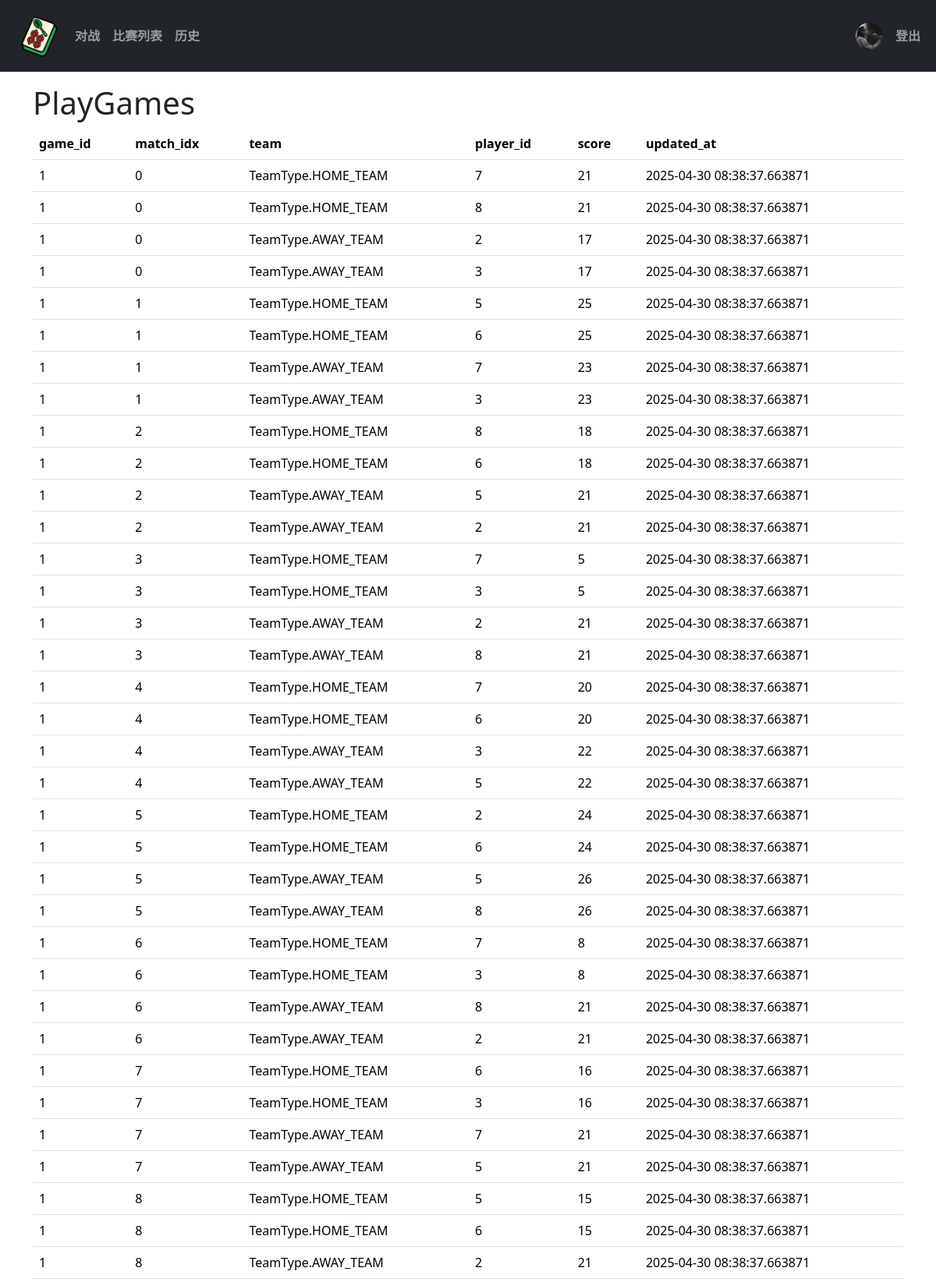
The page /database-check (signed in, upper part) on the database its author committed.
### app/models.py (models this page shows, shortened)
class Users(UserMixin, db.Model):
    id = db.Column(db.Integer, unique=True, primary_key=True)
    username = db.Column(db.String(80),  nullable=False)
    gender = db.Column(db.Enum(Gender), nullable=False)
    password = db.Column(db.String(256), nullable=False)
    avatar = db.Column(db.String(120))  # 存储头像文件名
    def __repr__(self):
        return "<User id-{} name:{} gender:{} avatar:{}>".format(self.id, self.username, self.gender, self.avatar)

class PlayGames(db.Model):
    __table_args__ = (
        db.Index('idx_game_player', 'game_id', 'player_id'),
        db.Index('idx_game_match_team', 'game_id', 'match_idx', 'team'),
    )
    id = db.Column(db.Integer, primary_key=True, autoincrement=True)
    game_id = db.Column(db.Integer, db.ForeignKey('games.id'), nullable=False)
    player_id = db.Column(db.Integer, db.ForeignKey('users.id'), nullable=False)
    match_idx = db.Column(db.Integer, nullable=False)
    match_type = db.Column(db.Enum(MatchType), nullable=False)
    team = db.Column(db.Enum(TeamType), nullable=False)
    score = db.Column(db.Integer,nullable=True,)
    net_score = db.Column(db.Integer,nullable=True,)
    result = db.Column(db.Enum(MatchResultType),nullable=True,)
    updated_at = db.Column(db.DateTime(timezone=True), nullable=False, default=lambda:datetime.now(timezone.utc), onupdate=lambda:datetime.now(timezone.utc))

### app/route.py (the view)
@app.route('/database-check')
def database_check():
    gs = Games.query.all()
    pgs = PlayGames.query.all()
    users = Users.query.all()
    return render_template("database-check.html", playgames = list(pgs), games = list(gs),users=list(users))

### app/models.py (called while the page is built)
@login.user_loader
def load_user(user_id):
    return Users.query.filter_by(id=user_id).first()

### app/templates/database-check.html (shortened to what this page needs)
{% extends "base.html" %}
{% block app_content %}
<h1>PlayGames</h1>
<table class="table">
  <thead>
    <tr>
      <th scope="col">game_id</th>
      <th scope="col">match_idx</th>
      <th scope="col">team</th>
      <th scope="col">player_id</th>
      <th scope="col">score</th>
      <th scope="col">updated_at</th>
    </tr>
  </thead>
  <tbody>
    {% for item in playgames%}
      <tr>
        <td>{{item.game_id}}</td>
        <td>{{item.match_idx}}</td>
        <td>{{item.team}}</td>
        <td>{{item.player_id}}</td>
        <td>{{item.score}}</td>
        <td>{{item.updated_at}}</td>
      </tr>
    {% endfor %}
  </tbody>
</table>
{% endblock %}

### app/templates/navbar.html (shortened to what this page needs)
<nav class="navbar navbar-expand-sm navbar-dark bg-dark">
  <div class="container-fluid">
    <div class="d-flex justify-content-between w-100">
      <div class="d-flex align-items-center">
        <ul class="navbar-nav flex-row align-items-center">
          <li class="nav-item">
            <a class="nav-link" href="{{url_for('hello_world')}}">
              <img src="{{ url_for('static', filename='images/111.png') }}" alt="" width="60" height="60">
            </a>
          </li>
          <li class="nav-item">
            <a class="nav-link fw-bold" href="{{url_for('gamemenu')}}">对战</a>
          </li>
          <li class="nav-item">
            <a class="nav-link fw-bold" href="{{url_for('gamelist')}}">比赛列表</a>
          </li>
          <li class="nav-item">
            <a class="nav-link fw-bold" href="{{url_for('history')}}">历史</a>
          </li>
        </ul>
      </div>
      <div class="d-flex align-items-center">
          <ul class="navbar-nav flex-row">
            {% if not current_user.is_authenticated %}
              <li class="nav-item">
                <a class="nav-link fw-bold" href="{{url_for('login')}}">登录</a>
              </li>
              {% else %}
              <li class="nav-item align-self-center">
                <a class="nav-link align-self-center align-middle" href="#">
                  <img src="{{ url_for('static', filename='uploads/avatars/' + current_user.avatar) }}"
                  width="35" height="35"
                  class="avatar rounded-circle "
                  alt="用户头像">
                </a>
              </li>
              <li class="nav-item align-self-center">
                <a class="nav-link fw-bold" href="{{url_for('logout')}}">登出</a>
              </li>
              {% endif %}
          </ul>
      </div>
    </div>
  </div>
</nav>

### rows shown on the page
Users: avatar (picture)
PlayGames: game_id "1", match_idx "0", team "TeamType.HOME_TEAM", player_id "7", score "21", updated_at "2025-04-30 08:38:37.663871"
PlayGames: game_id "1", match_idx "0", team "TeamType.HOME_TEAM", player_id "8", score "21", updated_at "2025-04-30 08:38:37.663871"
PlayGames: game_id "1", match_idx "0", team "TeamType.AWAY_TEAM", player_id "2", score "17", updated_at "2025-04-30 08:38:37.663871"
PlayGames: game_id "1", match_idx "0", team "TeamType.AWAY_TEAM", player_id "3", score "17", updated_at "2025-04-30 08:38:37.663871"
PlayGames: game_id "1", match_idx "1", team "TeamType.HOME_TEAM", player_id "5", score "25", updated_at "2025-04-30 08:38:37.663871"
PlayGames: game_id "1", match_idx "1", team "TeamType.HOME_TEAM", player_id "6", score "25", updated_at "2025-04-30 08:38:37.663871"
PlayGames: game_id "1", match_idx "1", team "TeamType.AWAY_TEAM", player_id "7", score "23", updated_at "2025-04-30 08:38:37.663871"
PlayGames: game_id "1", match_idx "1", team "TeamType.AWAY_TEAM", player_id "3", score "23", updated_at "2025-04-30 08:38:37.663871"
PlayGames: game_id "1", match_idx "2", team "TeamType.HOME_TEAM", player_id "8", score "18", updated_at "2025-04-30 08:38:37.663871"
PlayGames: game_id "1", match_idx "2", team "TeamType.HOME_TEAM", player_id "6", score "18", updated_at "2025-04-30 08:38:37.663871"
PlayGames: game_id "1", match_idx "2", team "TeamType.AWAY_TEAM", player_id "5", score "21", updated_at "2025-04-30 08:38:37.663871"
PlayGames: game_id "1", match_idx "2", team "TeamType.AWAY_TEAM", player_id "2", score "21", updated_at "2025-04-30 08:38:37.663871"
PlayGames: game_id "1", match_idx "3", team "TeamType.HOME_TEAM", player_id "7", score "5", updated_at "2025-04-30 08:38:37.663871"
PlayGames: game_id "1", match_idx "3", team "TeamType.HOME_TEAM", player_id "3", score "5", updated_at "2025-04-30 08:38:37.663871"
PlayGames: game_id "1", match_idx "3", team "TeamType.AWAY_TEAM", player_id "2", score "21", updated_at "2025-04-30 08:38:37.663871"
PlayGames: game_id "1", match_idx "3", team "TeamType.AWAY_TEAM", player_id "8", score "21", updated_at "2025-04-30 08:38:37.663871"
PlayGames: game_id "1", match_idx "4", team "TeamType.HOME_TEAM", player_id "7", score "20", updated_at "2025-04-30 08:38:37.663871"
PlayGames: game_id "1", match_idx "4", team "TeamType.HOME_TEAM", player_id "6", score "20", updated_at "2025-04-30 08:38:37.663871"
PlayGames: game_id "1", match_idx "4", team "TeamType.AWAY_TEAM", player_id "3", score "22", updated_at "2025-04-30 08:38:37.663871"
PlayGames: game_id "1", match_idx "4", team "TeamType.AWAY_TEAM", player_id "5", score "22", updated_at "2025-04-30 08:38:37.663871"
PlayGames: game_id "1", match_idx "5", team "TeamType.HOME_TEAM", player_id "2", score "24", updated_at "2025-04-30 08:38:37.663871"
PlayGames: game_id "1", match_idx "5", team "TeamType.HOME_TEAM", player_id "6", score "24", updated_at "2025-04-30 08:38:37.663871"
PlayGames: game_id "1", match_idx "5", team "TeamType.AWAY_TEAM", player_id "5", score "26", updated_at "2025-04-30 08:38:37.663871"
PlayGames: game_id "1", match_idx "5", team "TeamType.AWAY_TEAM", player_id "8", score "26", updated_at "2025-04-30 08:38:37.663871"
PlayGames: game_id "1", match_idx "6", team "TeamType.HOME_TEAM", player_id "7", score "8", updated_at "2025-04-30 08:38:37.663871"
PlayGames: game_id "1", match_idx "6", team "TeamType.HOME_TEAM", player_id "3", score "8", updated_at "2025-04-30 08:38:37.663871"
PlayGames: game_id "1", match_idx "6", team "TeamType.AWAY_TEAM", player_id "8", score "21", updated_at "2025-04-30 08:38:37.663871"
PlayGames: game_id "1", match_idx "6", team "TeamType.AWAY_TEAM", player_id "2", score "21", updated_at "2025-04-30 08:38:37.663871"
PlayGames: game_id "1", match_idx "7", team "TeamType.HOME_TEAM", player_id "6", score "16", updated_at "2025-04-30 08:38:37.663871"
PlayGames: game_id "1", match_idx "7", team "TeamType.HOME_TEAM", player_id "3", score "16", updated_at "2025-04-30 08:38:37.663871"
PlayGames: game_id "1", match_idx "7", team "TeamType.AWAY_TEAM", player_id "7", score "21", updated_at "2025-04-30 08:38:37.663871"
PlayGames: game_id "1", match_idx "7", team "TeamType.AWAY_TEAM", player_id "5", score "21", updated_at "2025-04-30 08:38:37.663871"
PlayGames: game_id "1", match_idx "8", team "TeamType.HOME_TEAM", player_id "5", score "15", updated_at "2025-04-30 08:38:37.663871"
PlayGames: game_id "1", match_idx "8", team "TeamType.HOME_TEAM", player_id "6", score "15", updated_at "2025-04-30 08:38:37.663871"
PlayGames: game_id "1", match_idx "8", team "TeamType.AWAY_TEAM", player_id "2", score "21", updated_at "2025-04-30 08:38:37.663871"
